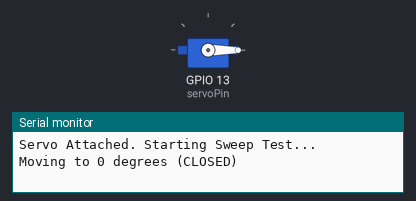
Recording of a sketch running on a simulated ESP32. Shown: servo, the last lines printed to the serial monitor.

Above: at 1.05 s.
At 5.0 s:
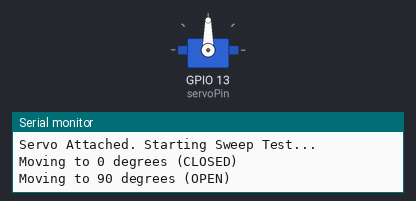
Timing chart, 0 to 6.2 s (numbered marks = the images above):
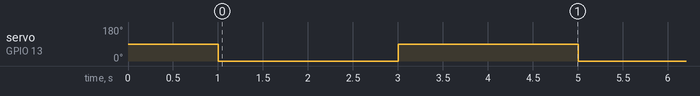

The sketch:

esp32_servo_test.ino
```cpp
#include <ESP32Servo.h>

Servo myservo;
const int servoPin = 13;

void setup() {
  Serial.begin(115200);

  // Allow time for power to stabilize
  delay(1000);

  // Attach servo
  myservo.attach(servoPin);
  Serial.println("Servo Attached. Starting Sweep Test...");
}

void loop() {
  Serial.println("Moving to 0 degrees (CLOSED)");
  myservo.write(0);
  delay(2000);

  Serial.println("Moving to 90 degrees (OPEN)");
  myservo.write(90);
  delay(2000);
}
```

Measured:
- by itself, servo on GPIO 13 (servoPin): alternates 90° for 2.0 s and 0° for 2.0 s
